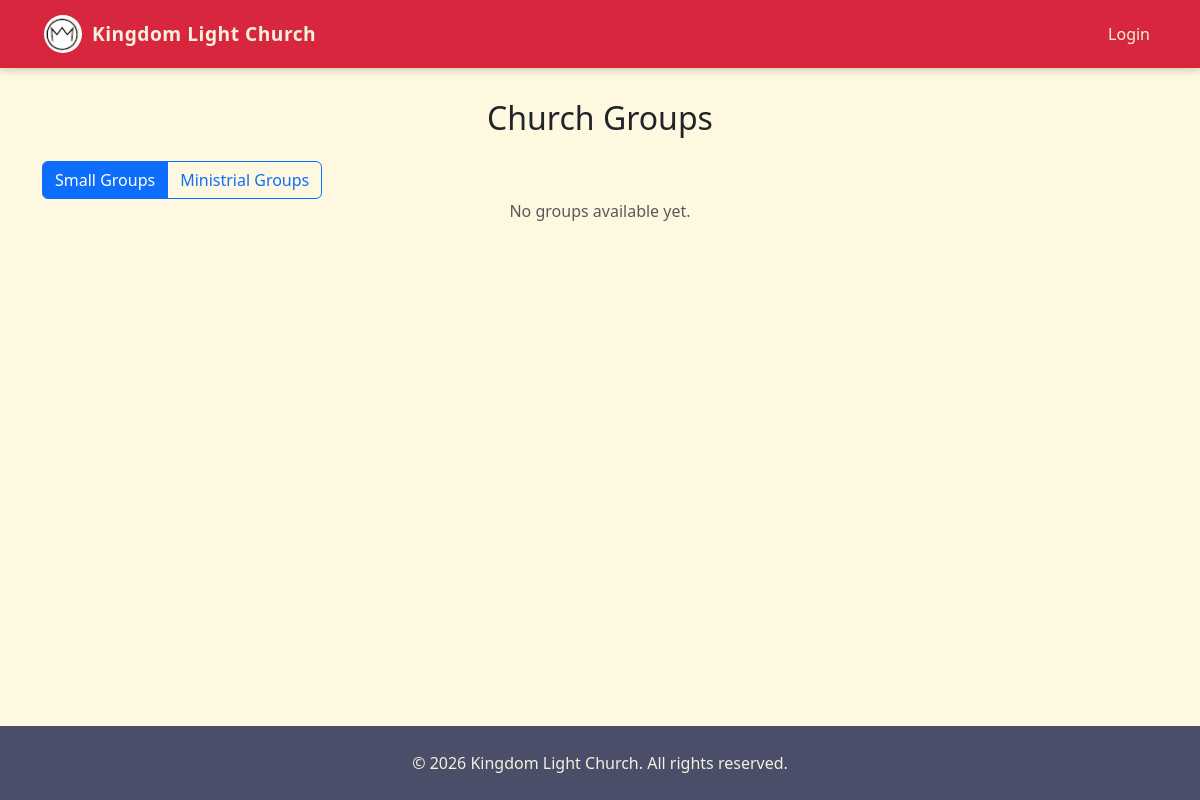
Page /groups/ on the earlier database version.
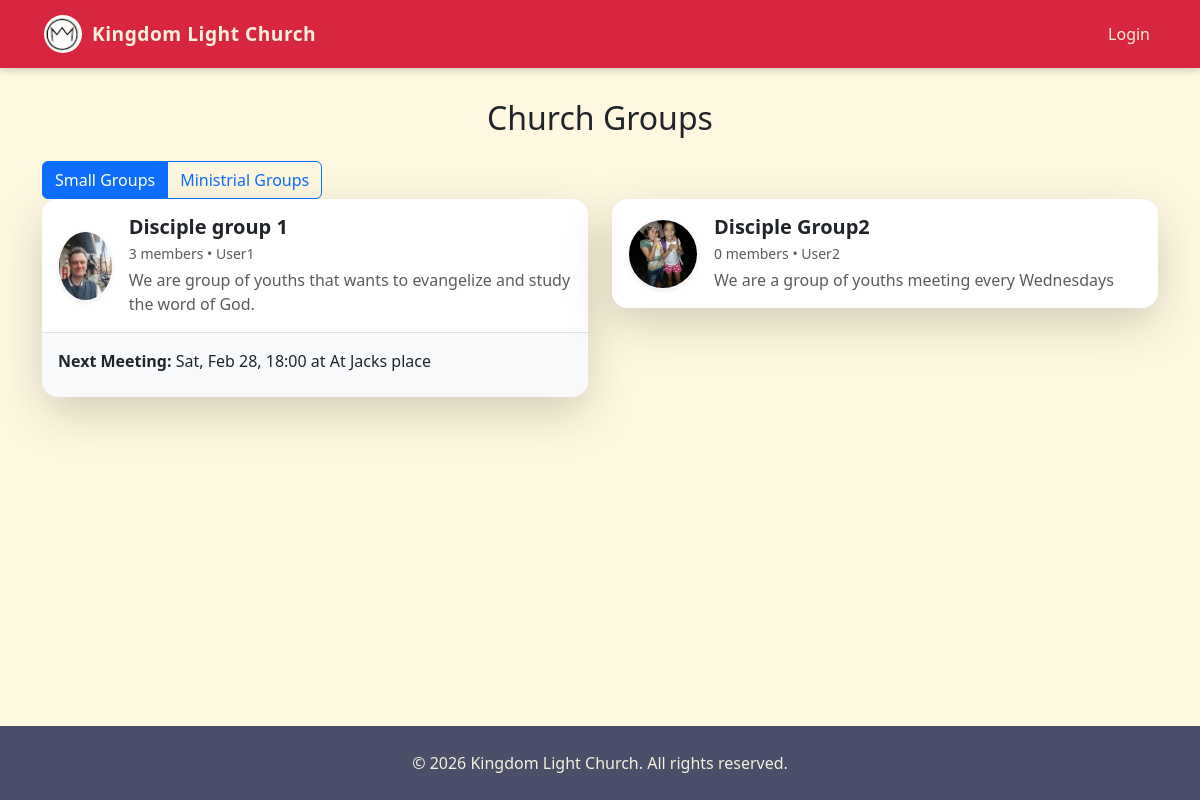
Same page on the later database version.
### engagement/models.py (models this page shows, shortened)
class Group(models.Model):
    GROUP_TYPES = [
        ("small", "Small Group"),           # leader invites
        ("ministrial", "Ministrial Group"), # admin appoints
    ]
    name = models.CharField(max_length=200)
    description = models.TextField(blank=True)
    leader = models.ForeignKey(
        User, on_delete=models.SET_NULL, null=True, related_name="led_groups"
    )
    group_type = models.CharField(
        max_length=20, choices=GROUP_TYPES, default="small"
    )
    created_at = models.DateTimeField(auto_now_add=True)
    is_active = models.BooleanField(default=True)
    image = models.ImageField(upload_to="groups/", blank=True, null=True)
    def next_meeting(self):
        return self.meetings.filter(
            start_time__gte=timezone.now()
        ).order_by('start_time').first()

class Meeting(models.Model):
    group = models.ForeignKey(Group, on_delete=models.CASCADE, related_name="meetings")
    title = models.CharField(max_length=255)
    start_time = models.DateTimeField()
    end_time = models.DateTimeField(blank=True, null=True)
    location = models.CharField(max_length=255, blank=True)
    description = models.TextField(blank=True)
    created_at = models.DateTimeField(auto_now_add=True)
    class Meta:
        ordering = ["start_time"]  # helps next_meeting()

### accounts/models.py (models this page shows, shortened)
class User(AbstractUser):
    phone = models.CharField(max_length=20, blank=True)
    ROLE_CHOICES = (
        ("member", "Member"),
        ("leader", "Leader"),
        ("pastor", "Pastor"),
        ("admin", "Admin"),
    )
    role = models.CharField(max_length=10, choices=ROLE_CHOICES, default="member")

### engagement/views.py (the view)
# urls.py: path("", views.group_list, name="group_list"),
def group_list(request):
    groups = Group.objects.filter(is_active=True).select_related("leader")
    user_memberships = []
    if request.user.is_authenticated:
        user_memberships = GroupMember.objects.filter(
            user=request.user,
            is_active=True
        ).values_list('group_id', flat=True)
    for group in groups:
        group.is_member = group.id in user_memberships
        group.member_count = group.members.filter(is_active=True).count()
    return render(request, "engagement/group_list.html", {"groups": groups})

### content/context_processors.py (called while the page is built)
def global_updates(request):
    updates = Update.objects.filter(is_published=True).order_by("-created_at")
    return {"global_updates": updates}

### engagement/context_processors.py (called while the page is built, shortened)
def next_meeting(request):
    if not request.user.is_authenticated:
        return {}

def user_groups(request):
    if request.user.is_authenticated:
        groups = GroupMember.objects.filter(
            user=request.user,
            is_active=True
        ).select_related("group")
        return {"user_groups": [gm.group for gm in groups]}
    return {}

def pending_invitations(request):
    return {}

### engagement/templates/engagement/group_list.html (shortened to what this page needs)
{% extends "base.html" %}
{% load static %}
{% block content %}
<h2 class="mb-4 text-center">Church Groups</h2>
<div class="btn-group" role="group" aria-label="Group Type Toggle">
  <button type="button" class="btn btn-outline-primary active" onclick="filterGroups('small')">
      Small Groups
  </button>
  <button type="button" class="btn btn-outline-primary" onclick="filterGroups('ministrial')">
      Ministrial Groups
  </button>
</div>
<div class="row" id="groupsContainer">
    {% for group in groups %}
    <div class="col-md-6 mb-4 group-card"
         data-group-type="{{ group.group_type }}"
         data-member="{{ group.is_member|yesno:'yes,no' }}">
        <div class="card shadow-lg border-0 rounded-4 overflow-hidden"
             style="transition: transform 0.2s; border-left: 5px solid #E10600;">
            <div class="d-flex align-items-center p-3 bg-white">
                {% if group.image %}
                    <img src="{{ group.image.url }}"
                         class="rounded-circle me-3 border border-light shadow-sm"
                         width="70"
                         height="70"
                         style="object-fit: cover;">
                {% endif %}
                <div class="flex-grow-1">
                    <h5 class="mb-1 fw-bold text-dark">{{ group.name }}</h5>
                    <small class="text-muted d-block mb-1">
                         {{ group.member_count }} members
                        {% if group.leader %}
                            •  {{ group.leader.username }}
                        {% endif %}
                    </small>
                    <p class="text-muted mb-0">{{ group.description|truncatewords:15 }}</p>
                </div>
            </div>
            {% if group.next_meeting %}
            <div class="card-body bg-light border-top">
                <p class="mb-2">
                    <strong>Next Meeting:</strong>
                    {{ group.next_meeting.start_time|date:"D, M j, H:i" }} at {{ group.next_meeting.location }}
                </p>
            </div>
            {% endif %}
        </div>
    </div>
    {% empty %}
        <p class="text-center text-muted">No groups available yet.</p>
    {% endfor %}
</div>
{% endblock %}

### templates/base.html (shortened to what this page needs)
{% load static %}
<!DOCTYPE html>
<html lang="en">
<head>
    <link href="https://cdn.jsdelivr.net/npm/bootstrap@5.3.0/dist/css/bootstrap.min.css" rel="stylesheet">
</head>
<body>
    <nav class="navbar navbar-expand-lg fixed-top">
        <div class="container">
            <a class="navbar-brand d-flex align-items-center" href="{% url 'home' %}">
                <img src="{% static 'images/klclogo.png' %}" alt="KLC Logo" height="42" width="42" class="me-2 rounded-circle">
                <span class="fw-bold">Kingdom Light Church</span>
            </a>
            <div class="collapse navbar-collapse" id="navbarNav">
                <ul class="navbar-nav ms-auto">
                    {% if user.is_authenticated %}
                        {% if user.is_superuser %}
                            <li class="nav-item">
                                <a class="nav-link" href="{% url 'admin:index' %}">Admin</a>
                            </li>
                        {% endif %}
                        {% if user.is_authenticated %}
                        {% for group in user_groups %}
                        <li class="nav-item d-flex align-items-center">
                            {% if user == group.leader and group.group_type == "small" %}
                                <a href="{% url 'engagement:invite_members' group.id %}"
                                   class="btn btn-sm btn-outline-light ms-2 rounded-pill">
                                    Invite
                                </a>
                            {% endif %}
                        </li>
                    {% endfor %}
                    {% endif %}
                    {% if pending_invites_count > 0 %}
                    <li class="nav-item dropdown">
                        <a class="nav-link position-relative" href="#"
                           role="button"
                           data-bs-toggle="dropdown">
                            🔔
                            <span class="position-absolute top-0 start-100 translate-middle badge rounded-pill bg-warning text-dark">
                                {{ pending_invites_count }}
                            </span>
                        </a>
                        <ul class="dropdown-menu dropdown-menu-end">
                            {% for invite in pending_invites %}
                            <li class="dropdown-item">
                                <div class="mb-1">
                                    Invitation to <strong>{{ invite.group.name }}</strong>
                                </div>
                                <form method="post"
                                      action="{% url 'engagement:respond_invite' invite.id %}">
                                    {% csrf_token %}
                                    <button type="submit"
                                            name="action"
                                            value="accept"
                                            class="btn btn-sm btn-success me-1">
                                        Accept
                                    </button>
                                    <button type="submit"
                                            name="action"
                                            value="decline"
                                            class="btn btn-sm btn-danger">
                                        Decline
                                    </button>
                                </form>
                            </li>
                            {% endfor %}
                        </ul>
                    </li>
                    {% endif %}
                        <li class="nav-item d-flex align-items-center">
                            <form method="post" action="{% url 'logout' %}" class="d-inline m-0 p-0">
                                {% csrf_token %}
                                <button type="submit"
                                        class="btn btn-link nav-link m-0 p-0"
                                        style="border:none; background:none; color:white;">
                                    Logout
                                </button>
                            </form>
                        </li>
                        <li class="nav-item">
                            <a class="nav-link" href="{% url 'engagement:group_list' %}">
                                Groups
                            </a>
                        </li>
                    {% else %}
                        <li class="nav-item">
                            <a class="nav-link" href="{% url 'login' %}">Login</a>
                        </li>
                    {% endif %}
                </ul>
            </div>
        </div>
    </nav>
    <main class="container mt-4">
        {% block content %}{% endblock %}
    </main>
    <footer class="footer">
        &copy; {% now "Y" %} Kingdom Light Church. All rights reserved.
    </footer>
</body>
</html>

### templates/base.html (style rules this page uses)
html, body { height: 100%; }
body { padding-top: 75px; background-color: #FFF8E1; font-family: 'Segoe UI', sans-serif; display: flex; flex-direction: column; min-height: 100vh; }
.navbar { background-color: #D7263D; box-shadow: 0 2px 8px rgba(0,0,0,0.2); }
.navbar-brand span { color: #F4F1DE; font-size: 1.2rem; letter-spacing: 0.5px; }
.nav-link { color: #F4F1DE !important; font-weight: 500; }
main { flex: 1; }
.footer { padding: 25px 0; text-align: center; background-color: #4A4E69; color: #F4F1DE; font-weight: 500; }
.card { background-color: #F4F1DE; border-radius: 12px; box-shadow: 0 4px 12px rgba(0,0,0,0.1); transition: transform 0.2s ease, box-shadow 0.2s ease; }
.rounded-circle { border: 2px solid #D7263D; }

Differences in the rows shown:
added Group: image (picture), name "Disciple group 1", member_count "3", leader.username "User1", description "We are group of youths that wants to evangelize and study the word of God.", next_meeting.start_time "Sat, Feb 28, 18:00", next_meeting.location "At Jacks place"
added Group: image (picture), name "Disciple Group2", member_count "0", leader.username "User2", description "We are a group of youths meeting every Wednesdays"
Other differences:
text no longer shown: "No groups available yet."
